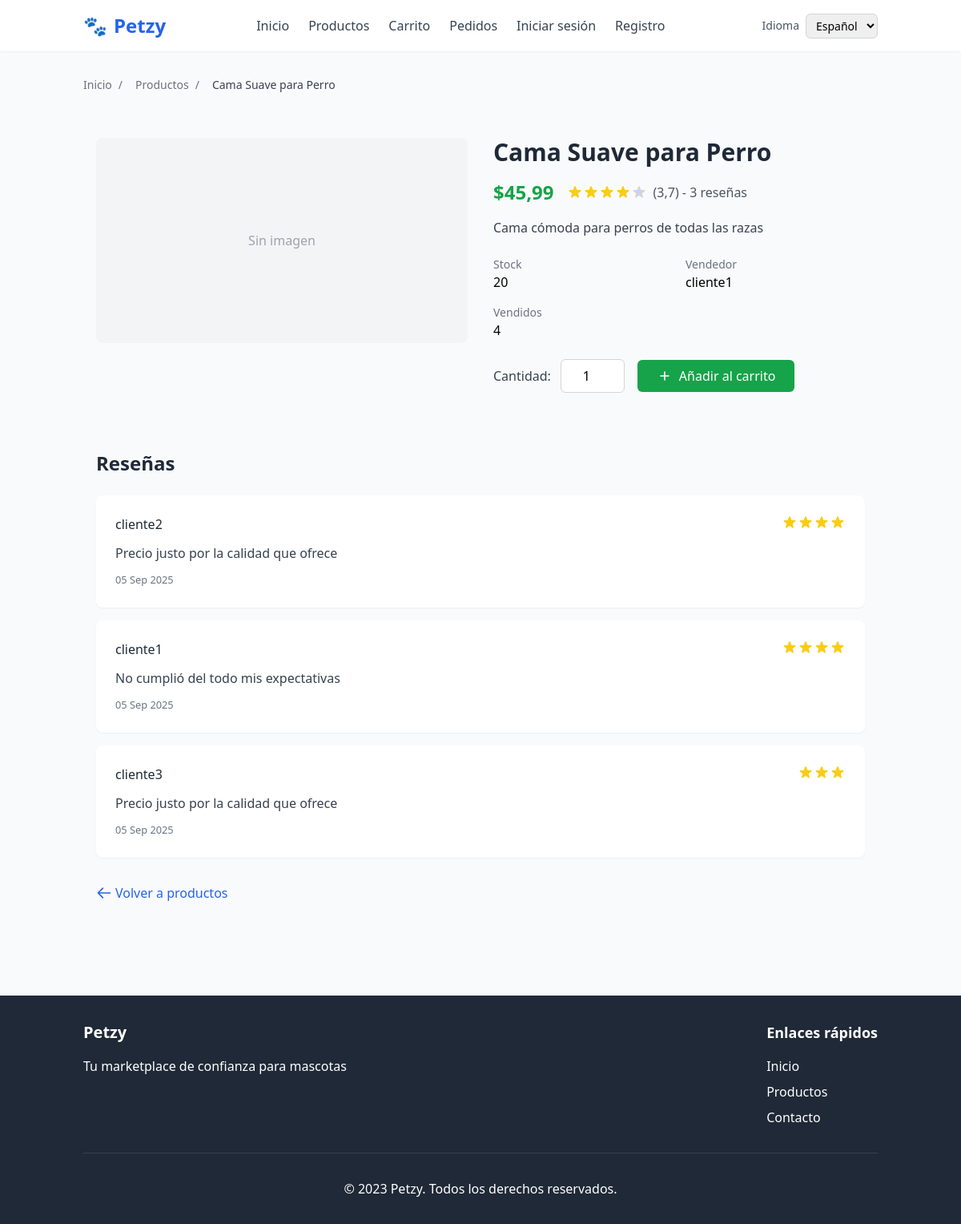
The app's page /products/5/ with its own data.
### products/models.py (models this page shows, shortened)
class Producto(models.Model):
    vendedor = models.ForeignKey(Usuario, on_delete=models.CASCADE, related_name="productos")
    nombre = models.CharField(max_length=200)
    descripcion = models.TextField(blank=True)
    precio = models.DecimalField(max_digits=8, decimal_places=2)
    stock = models.PositiveIntegerField(default=0)
    categoria = models.CharField(max_length=100, blank=True)
    imagen = models.ImageField(upload_to='productos/', null=True, blank=True)
    fecha_creacion = models.DateTimeField(auto_now_add=True)
    @property
    def total_vendidos(self):
        return self.orderitem_set.aggregate(
            total=Sum('cantidad')
        )['total'] or 0
    @property
    def promedio_rating(self):
        avg = self.reviews.aggregate(promedio=Avg('rating'))['promedio']
        return round(avg, 1) if avg else 0
    @property
    def promedio_rating_entero(self):
        promedio = self.promedio_rating
        return int(round(promedio)) if promedio else 0
    @property
    def cantidad_resenas(self):
        return self.reviews.count()

class Review(models.Model):
    producto = models.ForeignKey(Producto, on_delete=models.CASCADE, related_name="reviews")
    usuario = models.ForeignKey(Usuario, on_delete=models.CASCADE, related_name="reviews")
    rating = models.PositiveIntegerField(
        default=5,
        validators=[MinValueValidator(1), MaxValueValidator(5)]
    )
    comentario = models.TextField(blank=True)
    fecha = models.DateTimeField(auto_now_add=True)
    class Meta:
        unique_together = ['producto', 'usuario']  # Un usuario solo puede reseñar una vez cada producto

### users/models.py (models this page shows)
class Usuario(AbstractUser):
    pass

### products/views.py (the view)
# urls.py: path('<int:pk>/', views.ProductoDetailView.as_view(), name='detail'),
class ProductoDetailView(DetailView):
    model = Producto
    template_name = "products/product_detail.html"
    context_object_name = "producto"
    def get_context_data(self, **kwargs):
        context = super().get_context_data(**kwargs)
        producto = context.get("producto")
        context['breadcrumbs'] = [
            {"label": _("Inicio"), "url": reverse_lazy("home:index")},
            {"label": _("Productos"), "url": reverse_lazy("products:list")},
            {"label": producto.nombre if producto else _("Detalle"), "url": ""},
        ]
        return context

### templates/products/product_detail.html (shortened to what this page needs)
{% extends "base.html" %}
{% load i18n %}
{% block content %}
<div class="container mx-auto px-4 py-8 max-w-6xl">
    <div class="flex flex-col lg:flex-row gap-8">
        <div class="w-full lg:w-1/2">
            {% if producto.imagen %}
            <img src="{{ producto.imagen.url }}" class="w-full rounded-lg shadow-md" alt="{{ producto.nombre }}">
            {% else %}
            <div class="w-full h-64 bg-gray-100 rounded-lg flex items-center justify-center">
                <span class="text-gray-400">{% trans "Sin imagen" %}</span>
            </div>
            {% endif %}
        </div>
        <div class="w-full lg:w-1/2">
            <h1 class="text-3xl font-bold text-gray-800 mb-2">{{ producto.nombre }}</h1>
            <div class="flex items-center mb-4">
                <p class="text-2xl font-bold text-green-600">${{ producto.precio }}</p>
                {% if producto.promedio_rating > 0 %}
                <div class="ml-4 flex items-center">
                    <div class="text-yellow-400 flex">
                    </div>
                    <span class="ml-2 text-gray-600">({{ producto.promedio_rating }}) - {{ producto.cantidad_resenas }} {% trans "reseñas" %}</span>
                </div>
                {% endif %}
            </div>
            <p class="text-gray-700 mb-6">{{ producto.descripcion }}</p>
            <div class="grid grid-cols-2 gap-4 mb-6">
                <div>
                    <p class="text-sm text-gray-500">{% trans "Stock" %}</p>
                    <p class="font-medium">{{ producto.stock }}</p>
                </div>
                <div>
                    <p class="text-sm text-gray-500">{% trans "Vendedor" %}</p>
                    <p class="font-medium">{{ producto.vendedor.username }}</p>
                </div>
                {% if producto.total_vendidos > 0 %}
                <div>
                    <p class="text-sm text-gray-500">{% trans "Vendidos" %}</p>
                    <p class="font-medium">{{ producto.total_vendidos }}</p>
                </div>
                {% endif %}
            </div>
            {% if producto.stock > 0 %}
            <form method="post" action="{% url 'cart:add' producto.id %}" class="mb-6">
                <div class="flex items-center">
                    <label for="cantidad" class="mr-3 text-gray-700">{% trans "Cantidad" %}:</label>
                    <input type="number" class="w-20 px-3 py-2 border border-gray-300 rounded-md text-center"
                           id="cantidad" name="cantidad" value="1" min="1" max="{{ producto.stock }}">
                    <button type="submit" class="ml-4 bg-green-600 hover:bg-green-700 text-white font-medium py-2 px-6 rounded-md transition duration-200 flex items-center">
                        <svg xmlns="http://www.w3.org/2000/svg" class="h-5 w-5 mr-2" fill="none" viewBox="0 0 24 24" stroke="currentColor">
                            <path stroke-linecap="round" stroke-linejoin="round" stroke-width="2" d="M12 6v6m0 0v6m0-6h6m-6 0H6" />
                        </svg>
                        {% trans "Añadir al carrito" %}
                    </button>
                </div>
            </form>
            {% endif %}
        </div>
    </div>
    <div class="mt-12">
        <div class="flex flex-col sm:flex-row justify-between items-start sm:items-center mb-6">
            <h2 class="text-2xl font-bold text-gray-800 mb-4 sm:mb-0">{% trans "Reseñas" %}</h2>
        </div>
        {% for r in producto.reviews.all %}
        <div class="bg-white rounded-lg shadow-sm p-6 mb-4">
            <div class="flex justify-between items-start mb-3">
                <h4 class="font-medium text-gray-800">{{ r.usuario.username }}</h4>
                <div class="text-yellow-400 flex">
                </div>
            </div>
            <p class="text-gray-700 mb-2">{{ r.comentario }}</p>
            <small class="text-gray-500">{{ r.fecha|date:"d M Y" }}</small>
        </div>
        {% empty %}
        <div class="bg-blue-50 border border-blue-200 text-blue-800 px-4 py-6 rounded-md text-center">
            <p>{% trans "No hay reseñas aún. ¡Sé el primero en opinar!" %}</p>
        </div>
        {% endfor %}
    </div>
    <div class="mt-8">
        <a href="{% url 'products:list' %}" class="inline-flex items-center text-blue-600 hover:text-blue-800 transition duration-200">
            <svg xmlns="http://www.w3.org/2000/svg" class="h-5 w-5 mr-1" fill="none" viewBox="0 0 24 24" stroke="currentColor">
                <path stroke-linecap="round" stroke-linejoin="round" stroke-width="2" d="M10 19l-7-7m0 0l7-7m-7 7h18" />
            </svg>
            {% trans "Volver a productos" %}
        </a>
    </div>
</div>
{% endblock %}

### templates/base.html (shortened to what this page needs)
{% load static i18n %}
<!DOCTYPE html>
<html lang="{{ request.LANGUAGE_CODE|default:'es' }}">
<head>
    <script src="https://cdn.tailwindcss.com"></script>
</head>
<body class="bg-gray-50">
    <header class="bg-white shadow-sm">
        <div class="container mx-auto px-4 py-4">
            <div class="flex justify-between items-center">
                <h1 class="text-2xl font-bold text-blue-600">
                    <a href="{% url 'home:index' %}" class="flex items-center">
                        <span class="mr-2">🐾</span> Petzy
                    </a>
                </h1>
                <nav class="hidden md:flex space-x-6">
                    <a href="{% url 'home:index' %}" class="text-gray-700 hover:text-blue-600">{% trans "Inicio" %}</a>
                    <a href="{% url 'products:list' %}" class="text-gray-700 hover:text-blue-600">{% trans "Productos" %}</a>
                    <a href="{% url 'cart:detail' %}" class="text-gray-700 hover:text-blue-600">{% trans "Carrito" %}</a>
                    <a href="{% url 'orders:list' %}" class="text-gray-700 hover:text-blue-600">{% trans "Pedidos" %}</a>
                    {% if user.is_authenticated %}
                        <span class="text-gray-700">{% blocktrans %}Hola {{ user.username }}{% endblocktrans %}</span>
                        <form action="{% url 'logout' %}" method="post" class="inline">
                            {% csrf_token %}
                            <button type="submit" class="text-gray-700 hover:text-blue-600">{% trans "Cerrar sesión" %}</button>
                        </form>
                    {% else %}
                        <a href="{% url 'users:login' %}" class="text-gray-700 hover:text-blue-600">{% trans "Iniciar sesión" %}</a>
                        <a href="{% url 'users:register' %}" class="text-gray-700 hover:text-blue-600">{% trans "Registro" %}</a>
                    {% endif %}
                </nav>
                <div class="hidden md:block">
                    <form action="{% url 'set_language' %}" method="post" class="flex items-center space-x-2">
                        {% get_current_language as LANGUAGE_CODE %}
                        {% get_available_languages as LANGUAGES %}
                        <label for="language" class="text-sm text-gray-600">{% trans "Idioma" %}</label>
                        <select name="language" id="language" class="border border-gray-300 rounded-md text-sm px-2 py-1" onchange="this.form.submit();">
                            {% for code, name in LANGUAGES %}
                                <option value="{{ code }}" {% if code == LANGUAGE_CODE %}selected{% endif %}>{{ name }}</option>
                            {% endfor %}
                        </select>
                    </form>
                </div>
            </div>
                        {% get_current_language as LANGUAGE_CODE %}
                        {% get_available_languages as LANGUAGES %}
        </div>
    </header>
    <main class="container mx-auto px-4 py-8">
        {% block breadcrumbs %}
            {% if breadcrumbs %}
                <nav class="text-sm text-gray-500 mb-6" aria-label="{% trans "Ruta de navegación" %}">
                    <ol class="flex flex-wrap items-center gap-2">
                        {% for crumb in breadcrumbs %}
                            <li class="flex items-center">
                                {% if crumb.url %}
                                    <a href="{{ crumb.url }}" class="hover:text-blue-600">{{ crumb.label }}</a>
                                {% else %}
                                    <span class="text-gray-700">{{ crumb.label }}</span>
                                {% endif %}
                                {% if not forloop.last %}
                                    <span class="mx-2">/</span>
                                {% endif %}
                            </li>
                        {% endfor %}
                    </ol>
                </nav>
            {% endif %}
        {% endblock %}
        {% block content %}{% endblock %}
    </main>
    <footer class="bg-gray-800 text-white py-8 mt-12">
        <div class="container mx-auto px-4">
            <div class="flex flex-col md:flex-row justify-between">
                <div class="mb-6 md:mb-0">
                    <h2 class="text-xl font-bold mb-4">Petzy</h2>
                    <p>{% trans "Tu marketplace de confianza para mascotas" %}</p>
                </div>
                <div>
                    <h3 class="text-lg font-semibold mb-4">{% trans "Enlaces rápidos" %}</h3>
                    <ul class="space-y-2">
                        <li><a href="{% url 'home:index' %}" class="hover:text-blue-300">{% trans "Inicio" %}</a></li>
                        <li><a href="{% url 'products:list' %}" class="hover:text-blue-300">{% trans "Productos" %}</a></li>
                        <li><a href="#" class="hover:text-blue-300">{% trans "Contacto" %}</a></li>
                    </ul>
                </div>
            </div>
            <div class="border-t border-gray-700 mt-8 pt-8 text-center">
                <p>&copy; 2023 Petzy. {% trans "Todos los derechos reservados." %}</p>
            </div>
        </div>
    </footer>
</body>
</html>

### records on screen
Producto: label "Cama Suave para Perro", nombre "Cama Suave para Perro", precio "45,99", promedio_rating "3,7", cantidad_resenas "3", descripcion "Cama cómoda para perros de todas las razas", stock "20", vendedor.username "cliente1", total_vendidos "4"
Review: usuario.username "cliente2", rating 4 (drawn), comentario "Precio justo por la calidad que ofrece", fecha "05 Sep 2025"
Review: usuario.username "cliente1", rating 4 (drawn), comentario "No cumplió del todo mis expectativas", fecha "05 Sep 2025"
Review: usuario.username "cliente3", rating 3 (drawn), comentario "Precio justo por la calidad que ofrece", fecha "05 Sep 2025"

### other values on screen
{{ crumb.label }} "Inicio" "Productos"
form field language "Español"
